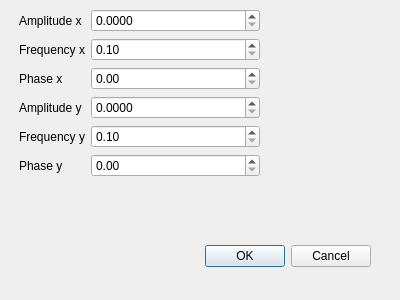
<?xml version="1.0" encoding="UTF-8"?>
<ui version="4.0">
 <class>WarpSettingsDialog</class>
 <widget class="QDialog" name="WarpSettingsDialog">
  <property name="geometry">
   <rect>
    <x>0</x>
    <y>0</y>
    <width>400</width>
    <height>300</height>
   </rect>
  </property>
  <property name="windowTitle">
   <string>Dialog</string>
  </property>
  <widget class="QDialogButtonBox" name="buttonBox">
   <property name="geometry">
    <rect>
     <x>30</x>
     <y>240</y>
     <width>341</width>
     <height>32</height>
    </rect>
   </property>
   <property name="orientation">
    <enum>Qt::Horizontal</enum>
   </property>
   <property name="standardButtons">
    <set>QDialogButtonBox::Cancel|QDialogButtonBox::Ok</set>
   </property>
  </widget>
  <widget class="QWidget" name="formLayoutWidget">
   <property name="geometry">
    <rect>
     <x>19</x>
     <y>9</y>
     <width>241</width>
     <height>191</height>
    </rect>
   </property>
   <layout class="QFormLayout" name="formLayout">
    <property name="fieldGrowthPolicy">
     <enum>QFormLayout::AllNonFixedFieldsGrow</enum>
    </property>
    <item row="0" column="0">
     <widget class="QLabel" name="amplitudeXLabel">
      <property name="text">
       <string>Amplitude x</string>
      </property>
     </widget>
    </item>
    <item row="0" column="1">
     <widget class="QDoubleSpinBox" name="amplitudeXDoubleSpinBox">
      <property name="decimals">
       <number>4</number>
      </property>
      <property name="maximum">
       <double>1.000000000000000</double>
      </property>
      <property name="singleStep">
       <double>0.100000000000000</double>
      </property>
      <property name="value">
       <double>0.000000000000000</double>
      </property>
     </widget>
    </item>
    <item row="1" column="0">
     <widget class="QLabel" name="frequencyXLabel">
      <property name="text">
       <string>Frequency x</string>
      </property>
     </widget>
    </item>
    <item row="1" column="1">
     <widget class="QDoubleSpinBox" name="frequencyXDoubleSpinBox">
      <property name="minimum">
       <double>0.100000000000000</double>
      </property>
      <property name="maximum">
       <double>256.990000000000009</double>
      </property>
      <property name="singleStep">
       <double>0.100000000000000</double>
      </property>
     </widget>
    </item>
    <item row="2" column="0">
     <widget class="QLabel" name="phaseXLabel">
      <property name="text">
       <string>Phase x</string>
      </property>
     </widget>
    </item>
    <item row="2" column="1">
     <widget class="QDoubleSpinBox" name="phaseXDoubleSpinBox">
      <property name="singleStep">
       <double>0.100000000000000</double>
      </property>
     </widget>
    </item>
    <item row="3" column="0">
     <widget class="QLabel" name="amplitudeYLabel">
      <property name="text">
       <string>Amplitude y</string>
      </property>
     </widget>
    </item>
    <item row="3" column="1">
     <widget class="QDoubleSpinBox" name="amplitudeYDoubleSpinBox">
      <property name="decimals">
       <number>4</number>
      </property>
      <property name="minimum">
       <double>0.000000000000000</double>
      </property>
      <property name="maximum">
       <double>1.000000000000000</double>
      </property>
      <property name="singleStep">
       <double>0.100000000000000</double>
      </property>
      <property name="value">
       <double>0.000000000000000</double>
      </property>
     </widget>
    </item>
    <item row="4" column="0">
     <widget class="QLabel" name="frequencyYLabel">
      <property name="text">
       <string>Frequency y</string>
      </property>
     </widget>
    </item>
    <item row="4" column="1">
     <widget class="QDoubleSpinBox" name="frequencyYDoubleSpinBox">
      <property name="minimum">
       <double>0.100000000000000</double>
      </property>
      <property name="maximum">
       <double>256.990000000000009</double>
      </property>
      <property name="singleStep">
       <double>0.100000000000000</double>
      </property>
     </widget>
    </item>
    <item row="5" column="0">
     <widget class="QLabel" name="phaseYLabel">
      <property name="text">
       <string>Phase y</string>
      </property>
     </widget>
    </item>
    <item row="5" column="1">
     <widget class="QDoubleSpinBox" name="phaseYDoubleSpinBox">
      <property name="minimum">
       <double>0.000000000000000</double>
      </property>
      <property name="maximum">
       <double>99.989999999999995</double>
      </property>
      <property name="singleStep">
       <double>0.100000000000000</double>
      </property>
     </widget>
    </item>
   </layout>
  </widget>
 </widget>
 <resources/>
 <connections>
  <connection>
   <sender>buttonBox</sender>
   <signal>accepted()</signal>
   <receiver>WarpSettingsDialog</receiver>
   <slot>accept()</slot>
   <hints>
    <hint type="sourcelabel">
     <x>248</x>
     <y>254</y>
    </hint>
    <hint type="destinationlabel">
     <x>157</x>
     <y>274</y>
    </hint>
   </hints>
  </connection>
  <connection>
   <sender>buttonBox</sender>
   <signal>rejected()</signal>
   <receiver>WarpSettingsDialog</receiver>
   <slot>reject()</slot>
   <hints>
    <hint type="sourcelabel">
     <x>316</x>
     <y>260</y>
    </hint>
    <hint type="destinationlabel">
     <x>286</x>
     <y>274</y>
    </hint>
   </hints>
  </connection>
 </connections>
</ui>
